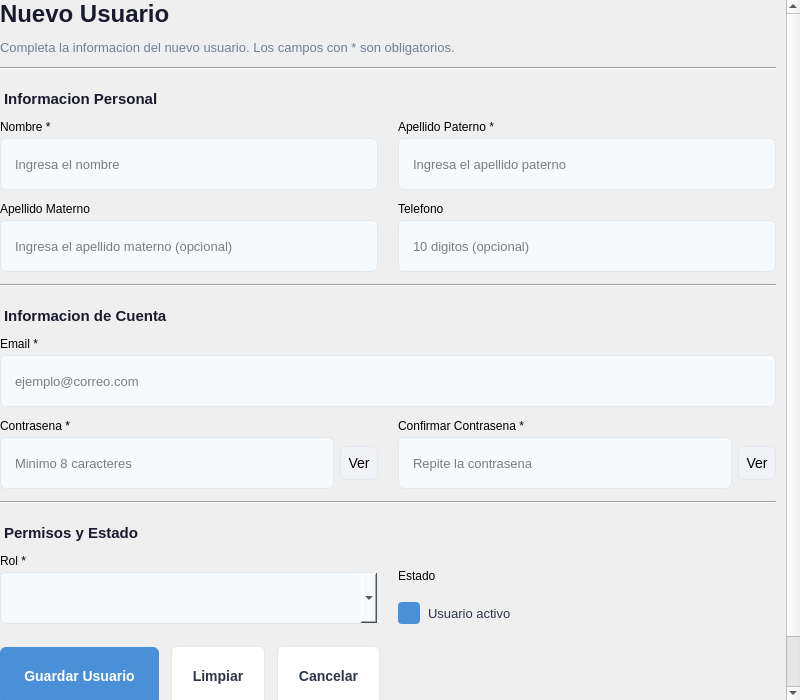
<?xml version="1.0" encoding="UTF-8"?>
<ui version="4.0">
 <class>UserForm</class>
 <widget class="QWidget" name="UserForm">
  <property name="geometry">
   <rect>
    <x>0</x>
    <y>0</y>
    <width>800</width>
    <height>700</height>
   </rect>
  </property>
  <property name="styleSheet">
   <string notr="true">
/* === FORM GLOBAL === */
QWidget#UserForm {
    background-color: transparent;
}

/* === LABELS === */
QLabel#form_titulo {
    font-size: 24px;
    font-weight: bold;
    color: #1a1a2e;
}
QLabel#form_subtitulo {
    font-size: 13px;
    color: #718096;
}
QLabel#seccionPersonal, QLabel#seccionCuenta, QLabel#seccionPermisos {
    font-size: 15px;
    font-weight: bold;
    color: #1a1a2e;
    padding-top: 8px;
}
QLabel.fieldLabel {
    font-size: 13px;
    color: #2d3748;
    font-weight: 600;
}

/* === INPUTS === */
QLineEdit, QComboBox {
    padding: 8px 12px;
    border: 1px solid #e2e8f0;
    border-radius: 6px;
    background-color: #f7fafc;
    font-size: 13px;
    min-height: 34px;
}
QLineEdit:focus, QComboBox:focus {
    border: 1px solid #4a90d9;
    background-color: white;
}
QLineEdit:hover, QComboBox:hover {
    border: 1px solid #cbd5e0;
}

/* === CHECKBOX === */
QCheckBox#check_activo {
    font-size: 13px;
    color: #2d3748;
    spacing: 8px;
}
QCheckBox#check_activo::indicator {
    width: 18px;
    height: 18px;
    border: 2px solid #e2e8f0;
    border-radius: 4px;
    background-color: #f7fafc;
}
QCheckBox#check_activo::indicator:checked {
    background-color: #4a90d9;
    border-color: #4a90d9;
}
QCheckBox#check_activo::indicator:hover {
    border-color: #cbd5e0;
}

/* === BUTTONS === */
QPushButton#btn_guardar {
    background-color: #4a90d9;
    color: white;
    border: none;
    border-radius: 6px;
    font-size: 14px;
    font-weight: 600;
    padding: 10px 24px;
    min-height: 38px;
}
QPushButton#btn_guardar:hover {
    background-color: #3a7bc8;
}
QPushButton#btn_guardar:pressed {
    background-color: #2a6bb8;
}
QPushButton#btn_limpiar, QPushButton#btn_cancelar {
    background-color: white;
    color: #2d3748;
    border: 1px solid #e2e8f0;
    border-radius: 6px;
    font-size: 14px;
    font-weight: 500;
    padding: 10px 20px;
    min-height: 38px;
}
QPushButton#btn_limpiar:hover, QPushButton#btn_cancelar:hover {
    background-color: #f7fafc;
    border-color: #cbd5e0;
}
QPushButton#btn_toggle_password, QPushButton#btn_toggle_confirm {
    background-color: #f0f2f5;
    border: 1px solid #e2e8f0;
    border-radius: 6px;
    font-size: 14px;
}
QPushButton#btn_toggle_password:hover, QPushButton#btn_toggle_confirm:hover {
    background-color: #e2e8f0;
    border: 1px solid #cbd5e0;
}

/* === SEPARATOR === */
QFrame#separator1, QFrame#separator2, QFrame#separator3 {
    color: #e2e8f0;
}
   </string>
  </property>
  <layout class="QVBoxLayout" name="formMainLayout">
   <property name="leftMargin">
    <number>0</number>
   </property>
   <property name="topMargin">
    <number>0</number>
   </property>
   <property name="rightMargin">
    <number>0</number>
   </property>
   <property name="bottomMargin">
    <number>0</number>
   </property>
   <item>
    <widget class="QScrollArea" name="scrollArea">
     <property name="frameShape">
      <enum>QFrame::NoFrame</enum>
     </property>
     <property name="widgetResizable">
      <bool>true</bool>
     </property>
     <widget class="QWidget" name="scrollContent">
      <property name="geometry">
       <rect>
        <x>0</x>
        <y>0</y>
        <width>780</width>
        <height>680</height>
       </rect>
      </property>
      <property name="styleSheet">
       <string notr="true">QWidget#scrollContent { background-color: transparent; }</string>
      </property>
      <layout class="QVBoxLayout" name="scrollLayout">
       <property name="spacing">
        <number>12</number>
       </property>
       <property name="leftMargin">
        <number>0</number>
       </property>
       <property name="topMargin">
        <number>0</number>
       </property>
       <property name="rightMargin">
        <number>10</number>
       </property>
       <property name="bottomMargin">
        <number>10</number>
       </property>

       <!-- HEADER: Titulo y subtitulo -->
       <item>
        <widget class="QLabel" name="form_titulo">
         <property name="text">
          <string>Nuevo Usuario</string>
         </property>
        </widget>
       </item>
       <item>
        <widget class="QLabel" name="form_subtitulo">
         <property name="text">
          <string>Completa la informacion del nuevo usuario. Los campos con * son obligatorios.</string>
         </property>
         <property name="wordWrap">
          <bool>true</bool>
         </property>
        </widget>
       </item>

       <!-- SEPARATOR -->
       <item>
        <widget class="QFrame" name="separator1">
         <property name="frameShape">
          <enum>QFrame::HLine</enum>
         </property>
         <property name="frameShadow">
          <enum>QFrame::Sunken</enum>
         </property>
        </widget>
       </item>

       <!-- SECCION: Informacion Personal -->
       <item>
        <widget class="QLabel" name="seccionPersonal">
         <property name="text">
          <string>Informacion Personal</string>
         </property>
        </widget>
       </item>

       <!-- Fila: Nombre / Apellido Paterno -->
       <item>
        <layout class="QHBoxLayout" name="row1Layout">
         <property name="spacing">
          <number>20</number>
         </property>
         <item>
          <layout class="QVBoxLayout" name="nombreLayout">
           <property name="spacing">
            <number>4</number>
           </property>
           <item>
            <widget class="QLabel" name="label_nombre">
             <property name="text">
              <string>Nombre *</string>
             </property>
             <property name="property" stdset="0">
              <string>fieldLabel</string>
             </property>
            </widget>
           </item>
           <item>
            <widget class="QLineEdit" name="input_nombre">
             <property name="placeholderText">
              <string>Ingresa el nombre</string>
             </property>
            </widget>
           </item>
          </layout>
         </item>
         <item>
          <layout class="QVBoxLayout" name="apellidoPLayout">
           <property name="spacing">
            <number>4</number>
           </property>
           <item>
            <widget class="QLabel" name="label_apellido_paterno">
             <property name="text">
              <string>Apellido Paterno *</string>
             </property>
            </widget>
           </item>
           <item>
            <widget class="QLineEdit" name="input_apellido_paterno">
             <property name="placeholderText">
              <string>Ingresa el apellido paterno</string>
             </property>
            </widget>
           </item>
          </layout>
         </item>
        </layout>
       </item>

       <!-- Fila: Apellido Materno / Telefono -->
       <item>
        <layout class="QHBoxLayout" name="row2Layout">
         <property name="spacing">
          <number>20</number>
         </property>
         <item>
          <layout class="QVBoxLayout" name="apellidoMLayout">
           <property name="spacing">
            <number>4</number>
           </property>
           <item>
            <widget class="QLabel" name="label_apellido_materno">
             <property name="text">
              <string>Apellido Materno</string>
             </property>
            </widget>
           </item>
           <item>
            <widget class="QLineEdit" name="input_apellido_materno">
             <property name="placeholderText">
              <string>Ingresa el apellido materno (opcional)</string>
             </property>
            </widget>
           </item>
          </layout>
         </item>
         <item>
          <layout class="QVBoxLayout" name="telefonoLayout">
           <property name="spacing">
            <number>4</number>
           </property>
           <item>
            <widget class="QLabel" name="label_telefono">
             <property name="text">
              <string>Telefono</string>
             </property>
            </widget>
           </item>
           <item>
            <widget class="QLineEdit" name="input_telefono">
             <property name="placeholderText">
              <string>10 digitos (opcional)</string>
             </property>
             <property name="maxLength">
              <number>10</number>
             </property>
            </widget>
           </item>
          </layout>
         </item>
        </layout>
       </item>

       <!-- SEPARATOR -->
       <item>
        <widget class="QFrame" name="separator2">
         <property name="frameShape">
          <enum>QFrame::HLine</enum>
         </property>
         <property name="frameShadow">
          <enum>QFrame::Sunken</enum>
         </property>
        </widget>
       </item>

       <!-- SECCION: Informacion de Cuenta -->
       <item>
        <widget class="QLabel" name="seccionCuenta">
         <property name="text">
          <string>Informacion de Cuenta</string>
         </property>
        </widget>
       </item>

       <!-- Fila: Email (ancho completo) -->
       <item>
        <layout class="QVBoxLayout" name="emailLayout">
         <property name="spacing">
          <number>4</number>
         </property>
         <item>
          <widget class="QLabel" name="label_email">
           <property name="text">
            <string>Email *</string>
           </property>
          </widget>
         </item>
         <item>
          <widget class="QLineEdit" name="input_email">
           <property name="placeholderText">
            <string>ejemplo@correo.com</string>
           </property>
          </widget>
         </item>
        </layout>
       </item>

       <!-- Fila: Contrasena / Confirmar Contrasena -->
       <item>
        <layout class="QHBoxLayout" name="row4Layout">
         <property name="spacing">
          <number>20</number>
         </property>
         <item>
          <layout class="QVBoxLayout" name="passwordLayout">
           <property name="spacing">
            <number>4</number>
           </property>
           <item>
            <widget class="QLabel" name="label_password">
             <property name="text">
              <string>Contrasena *</string>
             </property>
            </widget>
           </item>
           <item>
            <layout class="QHBoxLayout" name="passwordInputLayout">
             <property name="spacing">
              <number>6</number>
             </property>
             <item>
              <widget class="QLineEdit" name="input_password">
               <property name="placeholderText">
                <string>Minimo 8 caracteres</string>
               </property>
               <property name="echoMode">
                <enum>QLineEdit::Password</enum>
               </property>
              </widget>
             </item>
             <item>
              <widget class="QPushButton" name="btn_toggle_password">
               <property name="text">
                <string>Ver</string>
               </property>
               <property name="minimumSize">
                <size>
                 <width>38</width>
                 <height>34</height>
                </size>
               </property>
               <property name="maximumSize">
                <size>
                 <width>38</width>
                 <height>34</height>
                </size>
               </property>
               <property name="cursor">
                <cursorShape>PointingHandCursor</cursorShape>
               </property>
              </widget>
             </item>
            </layout>
           </item>
          </layout>
         </item>
         <item>
          <layout class="QVBoxLayout" name="confirmPasswordLayout">
           <property name="spacing">
            <number>4</number>
           </property>
           <item>
            <widget class="QLabel" name="label_confirm_password">
             <property name="text">
              <string>Confirmar Contrasena *</string>
             </property>
            </widget>
           </item>
           <item>
            <layout class="QHBoxLayout" name="confirmInputLayout">
             <property name="spacing">
              <number>6</number>
             </property>
             <item>
              <widget class="QLineEdit" name="input_confirm_password">
               <property name="placeholderText">
                <string>Repite la contrasena</string>
               </property>
               <property name="echoMode">
                <enum>QLineEdit::Password</enum>
               </property>
              </widget>
             </item>
             <item>
              <widget class="QPushButton" name="btn_toggle_confirm">
               <property name="text">
                <string>Ver</string>
               </property>
               <property name="minimumSize">
                <size>
                 <width>38</width>
                 <height>34</height>
                </size>
               </property>
               <property name="maximumSize">
                <size>
                 <width>38</width>
                 <height>34</height>
                </size>
               </property>
               <property name="cursor">
                <cursorShape>PointingHandCursor</cursorShape>
               </property>
              </widget>
             </item>
            </layout>
           </item>
          </layout>
         </item>
        </layout>
       </item>

       <!-- SEPARATOR -->
       <item>
        <widget class="QFrame" name="separator3">
         <property name="frameShape">
          <enum>QFrame::HLine</enum>
         </property>
         <property name="frameShadow">
          <enum>QFrame::Sunken</enum>
         </property>
        </widget>
       </item>

       <!-- SECCION: Permisos y Estado -->
       <item>
        <widget class="QLabel" name="seccionPermisos">
         <property name="text">
          <string>Permisos y Estado</string>
         </property>
        </widget>
       </item>

       <!-- Fila: Rol / Estado -->
       <item>
        <layout class="QHBoxLayout" name="row5Layout">
         <property name="spacing">
          <number>20</number>
         </property>
         <item>
          <layout class="QVBoxLayout" name="rolLayout">
           <property name="spacing">
            <number>4</number>
           </property>
           <item>
            <widget class="QLabel" name="label_rol">
             <property name="text">
              <string>Rol *</string>
             </property>
            </widget>
           </item>
           <item>
            <widget class="QComboBox" name="combo_rol"/>
           </item>
          </layout>
         </item>
         <item>
          <layout class="QVBoxLayout" name="estadoLayout">
           <property name="spacing">
            <number>4</number>
           </property>
           <item>
            <widget class="QLabel" name="label_activo">
             <property name="text">
              <string>Estado</string>
             </property>
            </widget>
           </item>
           <item>
            <widget class="QCheckBox" name="check_activo">
             <property name="text">
              <string>Usuario activo</string>
             </property>
             <property name="checked">
              <bool>true</bool>
             </property>
            </widget>
           </item>
          </layout>
         </item>
        </layout>
       </item>

       <!-- SPACER vertical -->
       <item>
        <spacer name="formBottomSpacer">
         <property name="orientation">
          <enum>Qt::Vertical</enum>
         </property>
         <property name="sizeType">
          <enum>QSizePolicy::Fixed</enum>
         </property>
         <property name="sizeHint" stdset="0">
          <size>
           <width>20</width>
           <height>10</height>
          </size>
         </property>
        </spacer>
       </item>

       <!-- BOTONES DE ACCION -->
       <item>
        <layout class="QHBoxLayout" name="buttonsLayout">
         <property name="spacing">
          <number>12</number>
         </property>
         <item>
          <widget class="QPushButton" name="btn_guardar">
           <property name="text">
            <string>Guardar Usuario</string>
           </property>
           <property name="cursor">
            <cursorShape>PointingHandCursor</cursorShape>
           </property>
          </widget>
         </item>
         <item>
          <widget class="QPushButton" name="btn_limpiar">
           <property name="text">
            <string>Limpiar</string>
           </property>
           <property name="cursor">
            <cursorShape>PointingHandCursor</cursorShape>
           </property>
          </widget>
         </item>
         <item>
          <widget class="QPushButton" name="btn_cancelar">
           <property name="text">
            <string>Cancelar</string>
           </property>
           <property name="cursor">
            <cursorShape>PointingHandCursor</cursorShape>
           </property>
          </widget>
         </item>
         <item>
          <spacer name="buttonsSpacer">
           <property name="orientation">
            <enum>Qt::Horizontal</enum>
           </property>
           <property name="sizeHint" stdset="0">
            <size>
             <width>40</width>
             <height>20</height>
            </size>
           </property>
          </spacer>
         </item>
        </layout>
       </item>

       <!-- SPACER expansivo final -->
       <item>
        <spacer name="finalSpacer">
         <property name="orientation">
          <enum>Qt::Vertical</enum>
         </property>
         <property name="sizeHint" stdset="0">
          <size>
           <width>20</width>
           <height>40</height>
          </size>
         </property>
        </spacer>
       </item>

      </layout>
     </widget>
    </widget>
   </item>
  </layout>
 </widget>
 <resources/>
 <connections/>
</ui>
